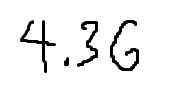
#> input picture curated_dataset/hand-drawn/4-36.png, 169 x 89 px
$ python -i multidigit_classifier_ver9.py   (imports and definitions only)
#> lines starting #> are read from the running program, lines starting #| are printed output that depends on the picture; after the words box and inside, x2 and y2 are one past the last pixel; in counts of white or black regions, pixels touching at a corner belong together
import cv2
import numpy as np
from PIL import Image
import pickle
import os
import pandas as pd
import matplotlib.pyplot as plt

# --- Preprocessing ---
# [7 lines left out: function preprocess_single_digit, not called in this run]

def extract_digits_from_image(image_path, debug=False):
    """
    Extracts individual digit images and decimal points from a multi-digit image using OpenCV.
    """
#> called with image_path = 'curated_dataset/hand-drawn/4-36.png', debug = False
    img = cv2.imread(image_path, cv2.IMREAD_GRAYSCALE)
#> img is the input picture: shape (89, 169); min 0, max 255, mean 237.7
    if img is None:
        print(f"Error: Could not read image at {image_path}")
        return [], [], []

    # --- 1. Preprocessing: Adaptive Thresholding and Dilation ---
    blurred = cv2.GaussianBlur(img, (5, 5), 0)
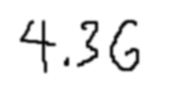
#> blurred: shape (89, 169); min 1, max 255, mean 237.7
    thresh = cv2.adaptiveThreshold(blurred, 255, cv2.ADAPTIVE_THRESH_GAUSSIAN_C, cv2.THRESH_BINARY_INV, 11, 2)
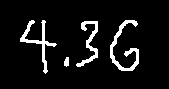
#> thresh: shape (89, 169); 7.5% white; 4 white regions, box (x1, y1, x2, y2) and area: (110, 20, 139, 71) 413, (20, 20, 57, 74) 364, (76, 21, 98, 67) 304, (64, 57, 69, 67) 40
    kernel = np.ones((3, 3), np.uint8)
    dilated = cv2.dilate(thresh, kernel, iterations=2)
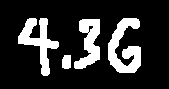
#> dilated: shape (89, 169); 18.5% white; 4 white regions

    if debug:
        # --- Visualization 1: Thresholded and Dilated Image ---
        cv2.imshow("Thresholded and Dilated", dilated)
        cv2.waitKey(0)
        cv2.destroyAllWindows()
        # --- End Visualization 1 ---

    # --- 2. Contour Detection ---
    contours, hierarchy = cv2.findContours(dilated, cv2.RETR_EXTERNAL, cv2.CHAIN_APPROX_SIMPLE)
#> contours = 4 contours; box (x1, y1, x2, y2) and area: (108, 18, 141, 73) 903, (18, 18, 59, 76) 785, (74, 19, 100, 69) 687, (62, 55, 71, 69) 96

    if debug:
        # --- Visualization 2: Contours on Original Image ---
        img_with_contours = cv2.cvtColor(img, cv2.COLOR_GRAY2BGR)
        cv2.drawContours(img_with_contours, contours, -1, (0, 255, 0), 2)
        cv2.imshow("Contours on Original Image", img_with_contours)
        cv2.waitKey(0)
        cv2.destroyAllWindows()
        # --- End Visualization 2 ---

    # --- 3. Contour Filtering: Digits and Decimal Points ---
    digit_images = []
    digit_boxes = []
    decimal_point_boxes = []
    all_boxes = []

    for cnt in contours:
        x, y, w, h = cv2.boundingRect(cnt)
        all_boxes.append((x,y,w,h))
#> this loop made 4 passes
#> (x, y, w, h) on passes 1 to 4: (62, 55, 9, 14), (74, 19, 26, 50), (108, 18, 33, 55), (18, 18, 41, 58)
#> after the loop, all_boxes = [(62, 55, 9, 14), (74, 19, 26, 50), (108, 18, 33, 55), (18, 18, 41, 58)]

    if debug:
        # --- Visualization 3: Bounding Boxes ---
        img_with_boxes = cv2.cvtColor(img, cv2.COLOR_GRAY2BGR)

        for x, y, w, h in all_boxes:
            cv2.rectangle(img_with_boxes, (x, y), (x + w, y + h), (0, 255, 255), 2) # yellow for all boxes
        cv2.imshow("Bounding Boxes", img_with_boxes)
        cv2.waitKey(0)
        cv2.destroyAllWindows()
        # --- End Visualization 3 ---

    # --- 4. Determine Decimal Points Based on Size Ratio ---
    decimal_point_boxes, digit_boxes = refine_decimal_point_detection(all_boxes, digit_boxes, decimal_point_boxes)
#> in refine_decimal_point_detection, `digit_areas = [w * h for x, y, w, h in all_boxes]`: digit_areas = [126, 1300, 1815, 2378]
#> in refine_decimal_point_detection, `avg_area = sum(digit_areas) / len(digit_areas)`: avg_area = 1404.8
#> the loop in refine_decimal_point_detection, `for x, y, w, h in all_boxes:` made 4 passes
#> (x, y, w, h, box_area, aspect_ratio) on passes 1 to 4: (62, 55, 9, 14, 126, 1.56), (74, 19, 26, 50, 1300, 1.92), (108, 18, 33, 55, 1815, 1.67), (18, 18, 41, 58, 2378, 1.41)
#> after the loop in refine_decimal_point_detection, `for x, y, w, h in all_boxes:`: new_decimal_point_boxes = [(62, 55, 9, 14)]; new_digit_boxes = [(74, 19, 26, 50), (108, 18, 33, 55), (18, 18, 41, 58)]
#> decimal_point_boxes = [(62, 55, 9, 14)]; digit_boxes has the same summary as new_digit_boxes in refine_decimal_point_detection

    if debug:
        # --- Visualization 3.1: Bounding Boxes - Redefined ---
        img_with_boxes = cv2.cvtColor(img, cv2.COLOR_GRAY2BGR)
        for x, y, w, h in digit_boxes:
            cv2.rectangle(img_with_boxes, (x, y), (x + w, y + h), (0, 0, 255), 2)
        for x, y, w, h in decimal_point_boxes:
            cv2.rectangle(img_with_boxes, (x, y), (x + w, y + h), (0, 255, 0), 2)  # Green for decimal point
        cv2.imshow("Bounding Boxes - Redefined", img_with_boxes)
        cv2.waitKey(0)
        cv2.destroyAllWindows()
        # --- End Visualization 3.1 ---

    # --- 5. Merge and Adjust Overlapping Boxes ---
    digit_boxes = merge_and_adjust_overlapping_boxes(digit_boxes)
#> in merge_and_adjust_overlapping_boxes, `used = [False] * len(boxes)`: used = [False, False, False]
#> the loop in merge_and_adjust_overlapping_boxes, `for i in range(len(boxes)):` made 3 passes
#> (x1, y1, w1, h1) on passes 1 to 3: (18, 18, 41, 58), (74, 19, 26, 50), (108, 18, 33, 55)
#> after the loop in merge_and_adjust_overlapping_boxes, `for i in range(len(boxes)):`: boxes = [(18, 18, 41, 58), (74, 19, 26, 50), (108, 18, 33, 55)]; merged_boxes has the same summary as boxes
#> digit_boxes has the same summary as boxes in merge_and_adjust_overlapping_boxes

    if debug:
        # --- Visualization 4: Merged Bounding Boxes ---
        img_with_merged_boxes = cv2.cvtColor(img, cv2.COLOR_GRAY2BGR)
        for x, y, w, h in digit_boxes:
            cv2.rectangle(img_with_merged_boxes, (x, y), (x + w, y + h), (255, 0, 0), 2)
        cv2.imshow("Merged and Adjusted Bounding Boxes", img_with_merged_boxes)
        cv2.waitKey(0)
        cv2.destroyAllWindows()
        # --- End Visualization 4 ---

    # --- 6. Sorting (Left-to-Right) ---
    digit_boxes.sort()
    decimal_point_boxes.sort()

    # --- 7. Digit Extraction with Padding and Squaring---
    if debug:
        img_with_padding = cv2.cvtColor(img, cv2.COLOR_GRAY2BGR)

    for x, y, w, h in digit_boxes:
        digit_roi_squared = extract_digit_with_padding_and_squaring(img, x, y, w, h)
        if digit_roi_squared is not None:
            digit_pil = Image.fromarray(digit_roi_squared)
            digit_images.append(digit_pil)
            if debug:
                # Draw original box in red and padded box in blue
                padding_percent = 0.2  # Increased to 20% for more padding
                padding_x = int(w * padding_percent)
                padding_y = int(h * padding_percent)

                # Adjust Bounding Box
                x_start = max(0, x - padding_x)
                y_start = max(0, y - padding_y)
                x_end = min(img.shape[1], x + w + padding_x)
                y_end = min(img.shape[0], y + h + padding_y)
                cv2.rectangle(img_with_padding, (x, y), (x + w, y + h), (0, 0, 255), 1)
                cv2.rectangle(img_with_padding, (x_start, y_start), (x_end, y_end), (255, 0, 0), 1)
#> this loop made 3 passes
#> (x, y, w, h) on passes 1 to 3: (18, 18, 41, 58), (74, 19, 26, 50), (108, 18, 33, 55)
#> pass 1, in extract_digit_with_padding_and_squaring, `digit_roi = img[y_start:y_end, x_start:x_end]`:
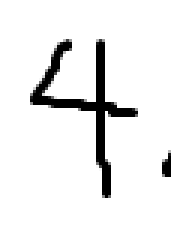
#> digit_roi: shape (80, 57) (shown 3 times larger); min 0, max 255, mean 235.4
#> pass 1, in extract_digits_from_image, `digit_roi_squared = extract_digit_with_padding_and_squaring(img, x, y,..`:
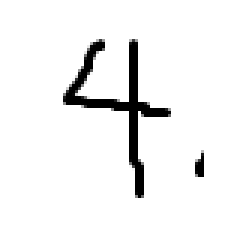
#> digit_roi_squared: shape (80, 80) (shown 3 times larger); min 0, max 255, mean 241.1
#> pass 2, in extract_digit_with_padding_and_squaring (call 2), `digit_roi = img[y_start:y_end, x_start:x_end]`:
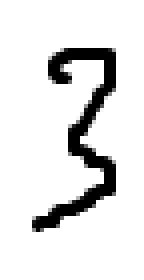
#> digit_roi: shape (70, 36) (shown 4 times larger); min 0, max 255, mean 226.9
#> after the loop:
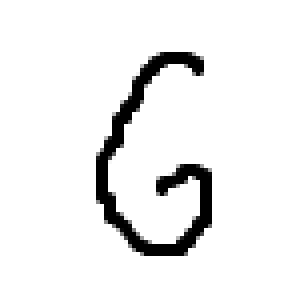
#> digit_roi_squared: shape (77, 77) (shown 4 times larger); min 0, max 255, mean 238.8
#> after the loop, digit_images = 3 items

    if debug:
        cv2.imshow("Padding on Extracted Digits", img_with_padding)
        cv2.waitKey(0)
        cv2.destroyAllWindows()

    return digit_images, digit_boxes, decimal_point_boxes

def refine_decimal_point_detection(all_boxes, digit_boxes, decimal_point_boxes):
    """
    Refines decimal point detection by considering both size and aspect ratio.
    """
    digit_areas = [w * h for x, y, w, h in all_boxes]
    if not digit_areas:
        return [], all_boxes

    avg_area = sum(digit_areas) / len(digit_areas)

    # Classify based on size and aspect ratio
    new_decimal_point_boxes = []
    new_digit_boxes = []

    for x, y, w, h in all_boxes:
        box_area = w * h
        aspect_ratio = h / w if w > 0 else float("inf")  # Prevent division by zero

        # A decimal point should be small and nearly square
        if box_area < avg_area / 2 and 0.5 < aspect_ratio < 2:
            new_decimal_point_boxes.append((x, y, w, h))
        else:
            new_digit_boxes.append((x, y, w, h))

    return new_decimal_point_boxes, new_digit_boxes

def extract_digit_with_padding_and_squaring(img, x, y, w, h):
    # ... (rest of the function remains unchanged)
    padding_percent = 0.2
    padding_x = int(w * padding_percent)
    padding_y = int(h * padding_percent)

    x_start = max(0, x - padding_x)
    y_start = max(0, y - padding_y)
    x_end = min(img.shape[1], x + w + padding_x)
    y_end = min(img.shape[0], y + h + padding_y)

    digit_roi = img[y_start:y_end, x_start:x_end]

    # Create a square image
    side = max(digit_roi.shape)
    square_digit = np.full((side, side), 255, dtype=np.uint8)  # White background

    # Center the digit in the square
    x_offset = (side - digit_roi.shape[1]) // 2
    y_offset = (side - digit_roi.shape[0]) // 2

    #check if the offset is negative
    if x_offset < 0 or y_offset < 0:
        return None

    square_digit[y_offset:y_offset + digit_roi.shape[0], x_offset:x_offset + digit_roi.shape[1]] = digit_roi

    return square_digit

# [46 lines left out: functions classify_digits, combine_predictions, load_trained_model, not called in this run]

def merge_and_adjust_overlapping_boxes(boxes):
    # ... (rest of the function remains unchanged)
    if len(boxes) <= 1:
        return boxes

    boxes.sort()  # Sort by x-coordinate

    merged_boxes = []
    used = [False] * len(boxes)

    for i in range(len(boxes)):
        if used[i]:
            continue

        x1, y1, w1, h1 = boxes[i]
        x2_max, y2_max, w2_max, h2_max = x1, y1, w1, h1

        # Check for overlapping boxes and adjust their positions
        for j in range(i + 1, len(boxes)):
            if used[j]:
                continue

            x2, y2, w2, h2 = boxes[j]
            overlap_x = max(x1, x2)
            overlap_x_end = min(x1+w1, x2+w2)
            overlap_y = max(y1, y2)
            overlap_y_end = min(y1 + h1, y2 + h2)

            if overlap_x < overlap_x_end and overlap_y < overlap_y_end:  # Check for overlap
                used[j] = True
                # Adjust the right box
                boxes[j] = (x2_max+w2_max,y2, w2,h2)

            # Merging
            if overlap_x < overlap_x_end and max(y1,y2) < min(y1 + h1, y2 + h2):
                x2_max = min(x1,x2)
                y2_max = min(y1,y2)
                w2_max = max(x1+w1, x2+w2) - x2_max
                h2_max = max(y1+h1, y2+h2) - y2_max

                used[j] = True
                boxes[i] = (x2_max, y2_max, w2_max, h2_max)


        if not used[i]:
            merged_boxes.append((boxes[i][0], boxes[i][1],boxes[i][2], boxes[i][3]))

    return merged_boxes

# [44 lines left out: function main, not called in this run]

# [2 lines not run here, left out]

>>> result = extract_digits_from_image('curated_dataset/hand-drawn/4-36.png')

$ run again, on curated_dataset/hand-drawn/300.png
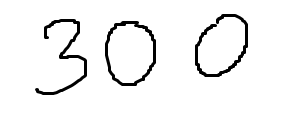
#> input picture curated_dataset/hand-drawn/300.png, 281 x 114 px
#> in extract_digits_from_image, img is the input picture: shape (114, 281); min 0, max 255, mean 241.1
#> in extract_digits_from_image, `thresh = cv2.adaptiveThreshold(blurred, 255, cv2.ADAPTIVE_THRESH_GAUSS..`:
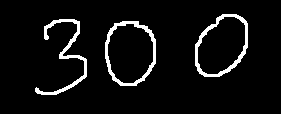
#> thresh: shape (114, 281); 6% white; 3 white regions, box (x1, y1, x2, y2) and area: (105, 21, 156, 86) 646, (35, 19, 87, 95) 639, (195, 14, 248, 77) 638
#> dilated: shape (114, 281); 14.4% white; 3 white regions
#> contours = 3 contours; box (x1, y1, x2, y2) and area: (103, 19, 158, 88) 3114, (193, 12, 250, 79) 2960, (33, 17, 89, 97) 1390
#> the loop in extract_digits_from_image, `for cnt in contours:` made 3 passes
#> (x, y, h) on passes 1 to 3: (103, 19, 69), (33, 17, 80), (193, 12, 67)
#> after the loop in extract_digits_from_image, `for cnt in contours:`: all_boxes = [(103, 19, 55, 69), (33, 17, 56, 80), (193, 12, 57, 67)]
#> digit_areas = [3795, 4480, 3819]
#> avg_area = 4031.3
#> the loop in refine_decimal_point_detection, `for x, y, w, h in all_boxes:` made 3 passes
#> (x, y, h, box_area, aspect_ratio) on passes 1 to 3: (103, 19, 69, 3795, 1.25), (33, 17, 80, 4480, 1.43), (193, 12, 67, 3819, 1.18)
#> after the loop in refine_decimal_point_detection, `for x, y, w, h in all_boxes:`: new_decimal_point_boxes = []; new_digit_boxes has the same summary as all_boxes in extract_digits_from_image
#> in extract_digits_from_image, `decimal_point_boxes, digit_boxes = refine_decimal_point_detection(all_..`: digit_boxes has the same summary as all_boxes
#> used = [False, False, False]
#> the loop in merge_and_adjust_overlapping_boxes, `for i in range(len(boxes)):` made 3 passes
#> (x1, y1, w1, h1) on passes 1 to 3: (33, 17, 56, 80), (103, 19, 55, 69), (193, 12, 57, 67)
#> after the loop in merge_and_adjust_overlapping_boxes, `for i in range(len(boxes)):`: boxes = [(33, 17, 56, 80), (103, 19, 55, 69), (193, 12, 57, 67)]; merged_boxes has the same summary as boxes
#> in extract_digits_from_image, `digit_boxes = merge_and_adjust_overlapping_boxes(digit_boxes)`: digit_boxes has the same summary as boxes in merge_and_adjust_overlapping_boxes
#> the loop in extract_digits_from_image, `for x, y, w, h in digit_boxes:` made 3 passes
#> (x, y, w, h) on passes 1 to 3: (33, 17, 56, 80), (103, 19, 55, 69), (193, 12, 57, 67)
#> after the loop in extract_digits_from_image, `for x, y, w, h in digit_boxes:`:
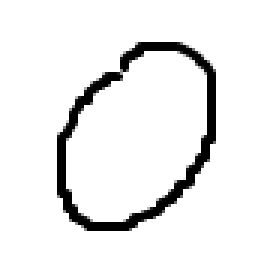
#> digit_roi_squared: shape (92, 92) (shown 3 times larger); min 0, max 255, mean 237.4
#> after the loop in extract_digits_from_image, `for x, y, w, h in digit_boxes:`: digit_images = 3 items

$ run again, on curated_dataset/hand-drawn/66439.png
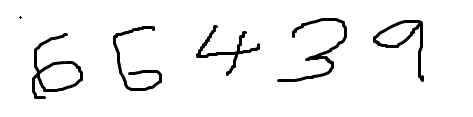
#> input picture curated_dataset/hand-drawn/66439.png, 473 x 117 px
#> in extract_digits_from_image, img is the input picture: shape (117, 473); min 0, max 255, mean 242
#> in extract_digits_from_image, `thresh = cv2.adaptiveThreshold(blurred, 255, cv2.ADAPTIVE_THRESH_GAUSS..`:
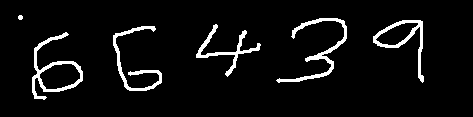
#> thresh: shape (117, 473); 5.7% white; 6 white regions, box (x1, y1, x2, y2) and area: (276, 18, 347, 83) 719, (32, 32, 83, 100) 712, (113, 26, 162, 91) 589, (373, 20, 424, 83) 582, (196, 24, 261, 77) 537, (18, 15, 23, 20) 21
#> dilated: shape (117, 473); 13.8% white; 6 white regions
#> contours = 6 contours; box (x1, y1, x2, y2) and area: (30, 30, 85, 102) 2102, (274, 16, 349, 85) 1525, (111, 24, 164, 93) 1520, (371, 18, 426, 85) 1517, (194, 22, 263, 79) 1154, (16, 13, 25, 22) 62
#> the loop in extract_digits_from_image, `for cnt in contours:` made 6 passes
#> (x, y, w, h) on passes 1 to 6: (30, 30, 55, 72), (111, 24, 53, 69), (194, 22, 69, 57), (371, 18, 55, 67), (274, 16, 75, 69), (16, 13, 9, 9)
#> after the loop in extract_digits_from_image, `for cnt in contours:`: all_boxes = [(30, 30, 55, 72), (111, 24, 53, 69), (194, 22, 69, 57), (371, 18, 55, 67), (274, 16, 75, 69), (16, 13, 9, 9)]
#> digit_areas = [3960, 3657, 3933, 3685, 5175, 81]
#> avg_area = 3415.2
#> the loop in refine_decimal_point_detection, `for x, y, w, h in all_boxes:` made 6 passes
#> (x, y, w, h, box_area, aspect_ratio) on passes 1 to 6: (30, 30, 55, 72, 3960, 1.31), (111, 24, 53, 69, 3657, 1.3), (194, 22, 69, 57, 3933, 0.826), (371, 18, 55, 67, 3685, 1.22), (274, 16, 75, 69, 5175, 0.92), (16, 13, 9, 9, 81, 1)
#> after the loop in refine_decimal_point_detection, `for x, y, w, h in all_boxes:`: new_decimal_point_boxes = [(16, 13, 9, 9)]; new_digit_boxes = [(30, 30, 55, 72), (111, 24, 53, 69), (194, 22, 69, 57), (371, 18, 55, 67), (274, 16, 75, 69)]
#> in extract_digits_from_image, `decimal_point_boxes, digit_boxes = refine_decimal_point_detection(all_..`: decimal_point_boxes = [(16, 13, 9, 9)]; digit_boxes has the same summary as new_digit_boxes in refine_decimal_point_detection
#> used = [False, False, False, False, False]
#> the loop in merge_and_adjust_overlapping_boxes, `for i in range(len(boxes)):` made 5 passes
#> (x1, y1, w1, h1) on passes 1 to 5: (30, 30, 55, 72), (111, 24, 53, 69), (194, 22, 69, 57), (274, 16, 75, 69), (371, 18, 55, 67)
#> after the loop in merge_and_adjust_overlapping_boxes, `for i in range(len(boxes)):`: boxes = [(30, 30, 55, 72), (111, 24, 53, 69), (194, 22, 69, 57), (274, 16, 75, 69), (371, 18, 55, 67)]; merged_boxes has the same summary as boxes
#> in extract_digits_from_image, `digit_boxes = merge_and_adjust_overlapping_boxes(digit_boxes)`: digit_boxes has the same summary as boxes in merge_and_adjust_overlapping_boxes
#> the loop in extract_digits_from_image, `for x, y, w, h in digit_boxes:` made 5 passes
#> (x, y, w, h) on passes 1 to 5: (30, 30, 55, 72), (111, 24, 53, 69), (194, 22, 69, 57), (274, 16, 75, 69), (371, 18, 55, 67)
#> after the loop in extract_digits_from_image, `for x, y, w, h in digit_boxes:`:
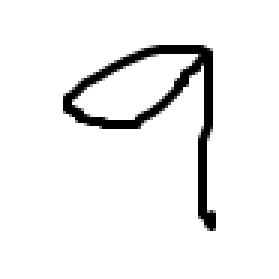
#> digit_roi_squared: shape (93, 93) (shown 3 times larger); min 0, max 255, mean 239.3
#> after the loop in extract_digits_from_image, `for x, y, w, h in digit_boxes:`: digit_images = 5 items

$ run again, on curated_dataset/hand-drawn/666.png
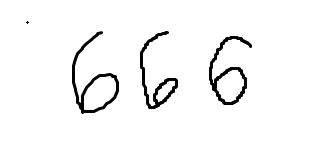
#> input picture curated_dataset/hand-drawn/666.png, 321 x 142 px
#> in extract_digits_from_image, img is the input picture: shape (142, 321); min 0, max 255, mean 244.8
#> thresh: shape (142, 321); 4.4% white; 4 white regions, box (x1, y1, x2, y2) and area: (72, 31, 119, 114) 719, (209, 36, 253, 105) 678, (140, 31, 178, 109) 610, (25, 20, 30, 25) 21
#> dilated: shape (142, 321); 10.6% white; 4 white regions
#> contours = 4 contours; box (x1, y1, x2, y2) and area: (70, 29, 121, 116) 2090, (207, 34, 255, 107) 1856, (138, 29, 180, 111) 1372, (23, 18, 32, 27) 62
#> the loop in extract_digits_from_image, `for cnt in contours:` made 4 passes
#> (x, y, w, h) on passes 1 to 4: (207, 34, 48, 73), (138, 29, 42, 82), (70, 29, 51, 87), (23, 18, 9, 9)
#> after the loop in extract_digits_from_image, `for cnt in contours:`: all_boxes = [(207, 34, 48, 73), (138, 29, 42, 82), (70, 29, 51, 87), (23, 18, 9, 9)]
#> digit_areas = [3504, 3444, 4437, 81]
#> avg_area = 2866.5
#> the loop in refine_decimal_point_detection, `for x, y, w, h in all_boxes:` made 4 passes
#> (x, y, w, h, box_area, aspect_ratio) on passes 1 to 4: (207, 34, 48, 73, 3504, 1.52), (138, 29, 42, 82, 3444, 1.95), (70, 29, 51, 87, 4437, 1.71), (23, 18, 9, 9, 81, 1)
#> after the loop in refine_decimal_point_detection, `for x, y, w, h in all_boxes:`: new_decimal_point_boxes = [(23, 18, 9, 9)]; new_digit_boxes = [(207, 34, 48, 73), (138, 29, 42, 82), (70, 29, 51, 87)]
#> in extract_digits_from_image, `decimal_point_boxes, digit_boxes = refine_decimal_point_detection(all_..`: decimal_point_boxes = [(23, 18, 9, 9)]; digit_boxes has the same summary as new_digit_boxes in refine_decimal_point_detection
#> used = [False, False, False]
#> the loop in merge_and_adjust_overlapping_boxes, `for i in range(len(boxes)):` made 3 passes
#> (x1, y1, w1, h1) on passes 1 to 3: (70, 29, 51, 87), (138, 29, 42, 82), (207, 34, 48, 73)
#> after the loop in merge_and_adjust_overlapping_boxes, `for i in range(len(boxes)):`: boxes = [(70, 29, 51, 87), (138, 29, 42, 82), (207, 34, 48, 73)]; merged_boxes has the same summary as boxes
#> in extract_digits_from_image, `digit_boxes = merge_and_adjust_overlapping_boxes(digit_boxes)`: digit_boxes has the same summary as boxes in merge_and_adjust_overlapping_boxes
#> the loop in extract_digits_from_image, `for x, y, w, h in digit_boxes:` made 3 passes
#> (x, y, w, h) on passes 1 to 3: (70, 29, 51, 87), (138, 29, 42, 82), (207, 34, 48, 73)
#> after the loop in extract_digits_from_image, `for x, y, w, h in digit_boxes:`:
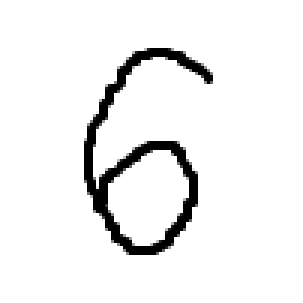
#> digit_roi_squared: shape (101, 101) (shown 3 times larger); min 0, max 255, mean 239.4
#> after the loop in extract_digits_from_image, `for x, y, w, h in digit_boxes:`: digit_images = 3 items
